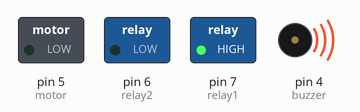
Recording of a sketch running on a simulated Arduino Uno, built with avr-gcc and run on an emulated ATmega328P. On the bench: switched loads named in the sketch (green lamp = pin HIGH), buzzer (waves = sounding, pin HIGH).

Above: at 0.5 s.
At 1.2 s:
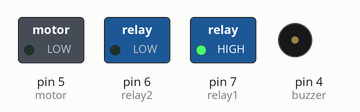
At 2.5 s:
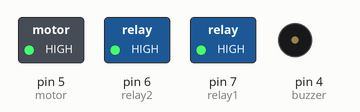
At 4.0 s:
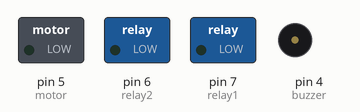
Timing chart, 0 to 5.9 s (numbered marks = the images above):
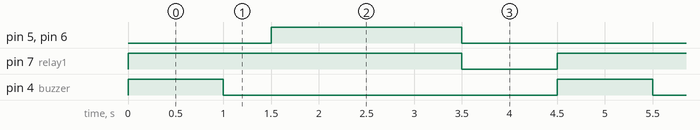

The sketch:

Relay-Motor-Buzzer.ino
```cpp
// Arduino Code for Two-Channel Relay Module, Piezo Buzzer, and DC Motor

// Define pin connections
const int relay1 = 7;       // IN1 connected to pin 7
const int relay2 = 6;       // IN2 connected to pin 6
const int buzzer = 4;       // Piezo buzzer connected to pin 4
const int motor = 5;        // DC motor connected to pin 5

void setup() {
  // Initialize pins as OUTPUT
  pinMode(relay1, OUTPUT);
  pinMode(relay2, OUTPUT);
  pinMode(buzzer, OUTPUT);
  pinMode(motor, OUTPUT);

  // Turn off all devices initially
  digitalWrite(relay1, LOW);
  digitalWrite(relay2, LOW);
  digitalWrite(buzzer, LOW);
  digitalWrite(motor, LOW);
}

void loop() {
  // Example operation sequence

  // Activate relay 1 and buzzer
  digitalWrite(relay1, HIGH);
  digitalWrite(buzzer, HIGH);
  delay(1000); // Wait 1 second

  // Deactivate buzzer
  digitalWrite(buzzer, LOW);
  delay(500); // Wait 0.5 seconds

  // Activate relay 2 and motor
  digitalWrite(relay2, HIGH);
  digitalWrite(motor, HIGH);
  delay(2000); // Wait 2 seconds

  // Deactivate relay 1, relay 2, and motor
  digitalWrite(relay1, LOW);
  digitalWrite(relay2, LOW);
  digitalWrite(motor, LOW);
  delay(1000); // Wait 1 second before repeating
}
```

Measured:
- by itself, pin 5 (motor), pin 6 (relay2): alternates HIGH for 2.0 s and LOW for 2.5 s
- by itself, pin 7 (relay1): alternates HIGH for 3.5 s and LOW for 1.0 s
- by itself, pin 4 (buzzer): alternates HIGH for 1.0 s and LOW for 3.5 s
